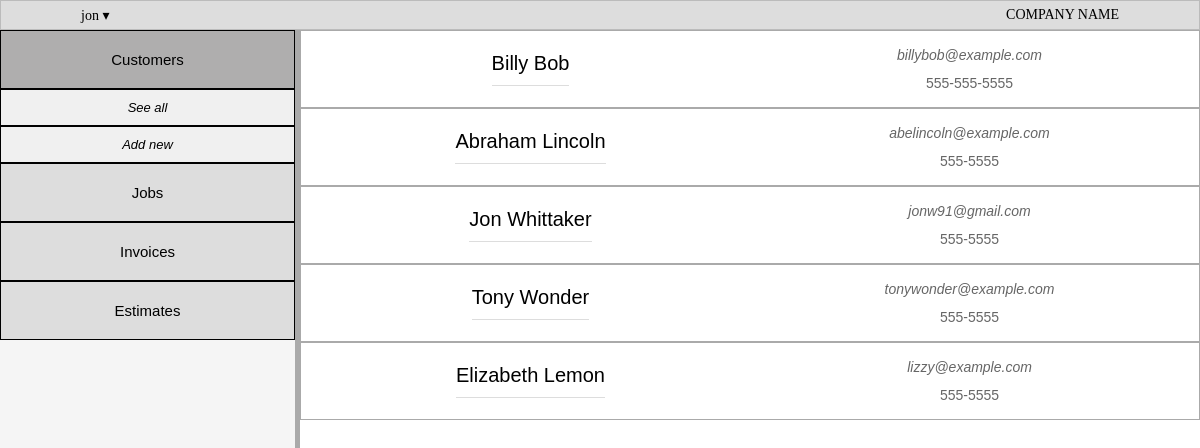
The app's page / (signed in) with its own data.
### main/models.py (models this page shows)
class Customer(models.Model):
	name = models.CharField(max_length=250, null=True, blank=True)
	address = models.CharField(max_length=250, null=True, blank=True)
	email = models.EmailField(max_length=250, null=True, blank=True)
	phone_number = models.CharField(max_length=50, null=True, blank=True)
	add_date = models.DateField('Date added', auto_now_add=True, null=True, blank=True)
	referral = models.CharField(max_length=50, null=True, blank=True)
	last_modified = models.DateField(auto_now=True)
	user = models.ForeignKey(User, on_delete=models.CASCADE, null=True, blank=True)

### main/views/index.py (the view)
# urls.py: path('', index.get, name='index'),
def get(request):
	customers = Customer.objects.filter(user=request.user).order_by("last_modified")[:10][::-1]
	jobs = Job.objects.filter(user=request.user).order_by("last_modified")[:10][::-1]
	estimates = Estimate.objects.filter(user=request.user).order_by("last_modified")[:10][::-1]
	invoices = Invoice.objects.filter(user=request.user).order_by("last_modified")[:10][::-1]
	user = request.user
	context = {
		'customers': customers,
		'jobs': jobs,
		'estimates': estimates,
		'invoices': invoices,
	}
	return render(request, 'main/index.html', context)

### main/templates/main/index.html (shortened to what this page needs)
<!DOCTYPE html>
<head>
  {% load static %}
  <link rel="stylesheet" type="text/css" href="{% static '/main/index/style.css' %}" />
  {% load static %}
</head>
<body>
  <div class="container">
    <header class="header">
      <p>{{ user }} <span>&dtrif;</span></p>
      <p>COMPANY NAME</p>
    </header>
    <nav class="nav">
      <div class="nav__buttons">
        <button class="nav__button active">Customers</button>
        <ul>
          <li><a href="/customers/all"><button>See all</button></a></li>
          <li><a href="/customers/new"><button class="add_new_customer">Add new</button></a></li>
        </ul>
        <button class="nav__button">Jobs</button>
        <button class="nav__button">Invoices</button>
        <button class="nav__button">Estimates</button>
      </div>
    </nav>
    <main class="content">
			<div class="cards customers active">
      {% for customer in customers %}
        <a href="/customers/{{customer.id}}">
          <div class="card card-customer">
            <h3 class="card-customer__name">{{ customer.name}}</h4>
            <div class="card-customer__details">
              <p class="card-customer-email">{{customer.email}}</p>
              <p class="card-customer__phone">{{customer.phone_number}}</p>
            </div>
          </div>
        </a>
			{% endfor %}
      </div>
    </main>
  </div>
</body>
</html>

### main/static/main/index/style.css (style rules this page uses)
*, *::before, *::after { box-sizing: border-box; margin: 0; padding: 0; }
body { background-color: #ddd; }
body button { cursor: pointer; }
.container { position: relative; display: flex; flex-direction: column; height: 100vh; width: 100%; max-width: 1400px; margin: 0 auto; background: #fff; }
@media only screen and (min-width: 1000px) { .container { display: grid; grid-template-columns: 1fr 3fr; grid-template-rows: min-content 1fr; } }
.header { display: flex; position: relative; justify-content: space-between; align-items: center; background-color: #dddddd; padding: 1rem 3rem; border: 1px solid #bbb; height: 3rem; }
@media only screen and (min-width: 1000px) { .header { grid-column: 1 / -1; padding: 1rem 8rem; } }
.header p { font-size: 14px; cursor: pointer; }
.nav { border-bottom: solid 1px black; display: flex; flex-direction: column; align-items: center; background-color: whitesmoke; }
@media only screen and (min-width: 1000px) { .nav { grid-column: 1 / 1; border-right: 5px solid #aaa; } }
.nav__buttons { display: flex; width: 100%; max-width: 80rem; }
@media only screen and (min-width: 1000px) { .nav__buttons { flex-direction: column; } }
@media only screen and (min-width: 1000px) { .nav__buttons ul li { display: flex; justify-content: center; } }
@media only screen and (min-width: 1000px) { .nav__buttons ul li button { font-size: 1.3rem; font-style: italic; width: 100%; border: none; border-radius: 0; padding: 1rem 0; background-color: #f0f0f0; border: solid 1px black; } }
@media only screen and (min-width: 1000px) { .nav__buttons ul li a { flex: 1; } }
.nav__button { font-size: 1.5rem; flex: 1; padding: 0; border: none; border-radius: 0; padding: .5rem 0; background-color: #dddddd; border: solid 1px black; }
.nav__button.active { background-color: #afaeae; }
@media only screen and (min-width: 1000px) { .nav__button { background-color: #afaeae; padding: 2rem 0; } }
@media only screen and (min-width: 1000px) { .nav__button:not(.active) { background-color: #dddddd; } }
.content { flex: 1; overflow: auto; overflow-x: hidden; border-bottom: solid 1px black; }
.content .card { padding: 1rem; text-align: center; cursor: pointer; user-select: none; border: 1px solid #aaa; }
@media only screen and (min-width: 600px) { .content .card { display: grid; grid-template-columns: repeat(2, 1fr); justify-content: center; align-items: center; } }
@media only screen and (min-width: 600px) { .content .card h3 { justify-self: center; } }
.content .card h3 { font-family: 'Merriweather Sans', sans-serif; font-size: 2rem; font-weight: 300; border-bottom: solid 1px #ddd; padding-bottom: 1rem; }
.content .card p { font-family: sans-serif; font-size: 1.4rem; color: #666; line-height: 2; }
.content .card p:first-child { font-style: italic; }
.content a, .content a:link, .content a:visited { text-decoration: none; color: black; }

### records on screen
Customer: name "Billy Bob", email "billybob@example.com", phone_number "555-555-5555"
Customer: name "Abraham Lincoln", email "abelincoln@example.com", phone_number "555-5555"
Customer: name "Jon Whittaker", email "jonw91@gmail.com", phone_number "555-5555"
Customer: name "Tony Wonder", email "tonywonder@example.com", phone_number "555-5555"
Customer: name "Elizabeth Lemon", email "lizzy@example.com", phone_number "555-5555"

### other values on screen
{{ user }} "jon"
